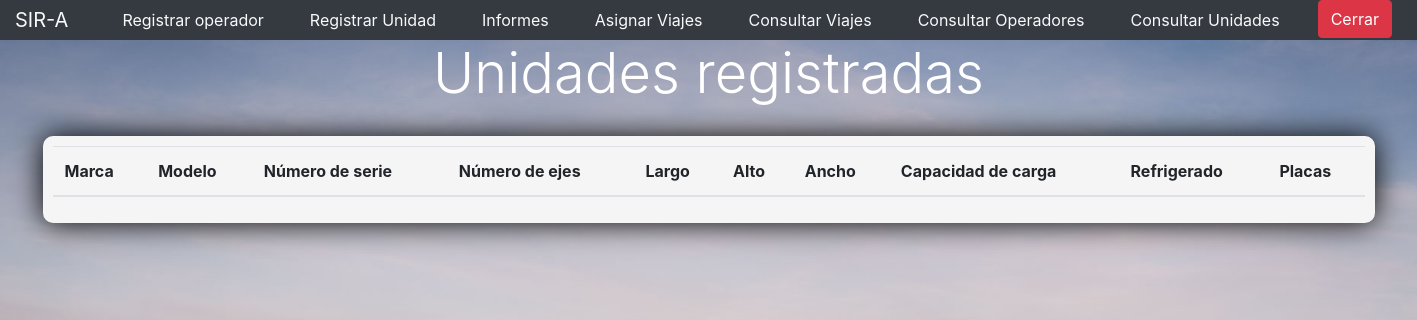
The app's page /administrador/consultaUnidades.php (signed in), older data.
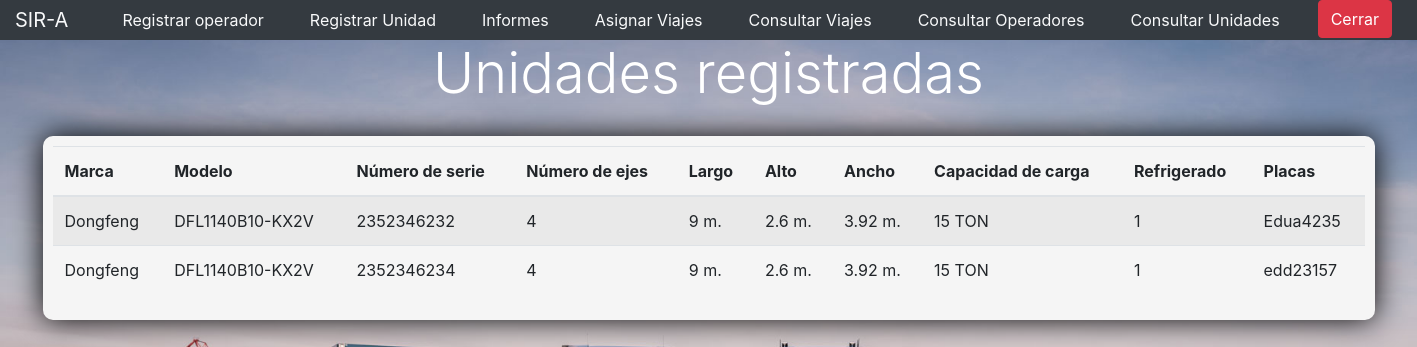
The same page, newer data.
### tables this page shows
CREATE TABLE IF NOT EXISTS `unidad` (
  `marca` varchar(60) NOT NULL,
  `modelo` varchar(60) NOT NULL,
  `numero_serie` varchar(60) NOT NULL,
  `ejes` int(1) NOT NULL,
  `largo` varchar(10) NOT NULL,
  `alto` varchar(10) NOT NULL,
  `ancho` varchar(10) NOT NULL,
  `Carga_maxima` varchar(10) NOT NULL,
  `Refrigerado` tinyint(1) NOT NULL,
  `foto` varchar(255) NOT NULL,
  `placas` varchar(10) NOT NULL,
  PRIMARY KEY (`numero_serie`)
);

### FuncionesBD.php (called while the page is built, shortened)
<?php
function connect()
{
    $Server = "localhost";
    $BD = "t_super_refrigeradores";
    $user = "root";
    $pwd = "";
    $conection = mysqli_connect($Server, $user, $pwd, $BD) or die("No se pudo conectar");
    return $conection;
}
function consultaUnidades(){
    $conex=connect();
    $selectUsu="select * from unidad";
    try {
        $rsViajes = mysqli_query($conex,$selectUsu);
        return $rsViajes;
    } catch (Exception $e) {
        die('Excepcion al consultar Unidades:'.$e->getMessage());
    }
}

### administrador/consultaUnidades.php (the view, shortened to what this page needs)
<!doctype html>
<html>
<head>
  <link rel="stylesheet" href="https://cdn.jsdelivr.net/npm/bootstrap@4.6.0/dist/css/bootstrap.min.css" />
  <link rel="stylesheet" href="../css/style.css">
  <div class="container col-auto bg-dark">
      <?php include_once "navBar.php" ?>
  </div>
</head>
<body>
    <h1 class="display-4 text-center" style="color:white">Unidades registradas</h1>
    <div class="formViajes">
    <table class="table table-hover table-striped">
  <thead>
    <tr>
      <th scope="col">Marca</th>
      <th scope="col">Modelo</th>
      <th scope="col">Número de serie</th>
      <th scope="col">Número de ejes</th>
      <th scope="col">Largo</th>
      <th scope="col">Alto</th>
      <th scope="col">Ancho</th>
      <th scope="col">Capacidad de carga</th>
      <th scope="col">Refrigerado</th>
      <th scope="col">Placas</th>
    </tr>
  </thead>
  <tbody>
    <?php
        require '../funcionesBD.php';
        $rsunidad= consultaUnidades();
        while ($arrUnidad=mysqli_fetch_array($rsunidad)) {
            echo "
            <tr>
            <td>".$arrUnidad['marca']."</td>
            <td>".$arrUnidad['modelo']."</td>
            <td>".$arrUnidad['numero_serie']."</td>
            <td>".$arrUnidad['ejes']."</td>
            <td>".$arrUnidad['largo']."</td>
            <td>".$arrUnidad['alto']."</td>
            <td>".$arrUnidad['ancho']."</td>
            <td>".$arrUnidad['Carga_maxima']."</td>
            <td>".$arrUnidad['Refrigerado']."</td>
            <td>".$arrUnidad['placas']."</td>
            </tr>";
        }
    ?>
  </tbody>
</table>
</div>
</body>
</html>

### administrador/navBar.php (shortened to what this page needs)
<nav class="navbar navbar-expand-lg m-0 p-0 navbar-light">
    <a class="navbar-brand col-0 text-light" href="#">SIR-A</a>
    <div class="collapse navbar-collapse col-auto" id="navbarNav">
        <ul class="navbar-nav">
            <li class="nav-item col-auto">
                <a class="nav-link text-light text-center" href="registroOP.php">Registrar operador</a>
            </li>
            <li class="nav-item col-auto text-center">
                <a class="nav-link text-light" href="registroUnidad.php">Registrar Unidad</a>
            </li>
            <li class="nav-item col-auto text-center">
                <a class="nav-link text-light" href="BitOperadorAd.php">Informes</a>
            </li>
            <li class="nav-item col-auto text-center">
                <a class="nav-link text-light" href="asignar_viaje.php">Asignar Viajes</a>
            </li>
            <li class="nav-item col-auto text-center">
                <a class="nav-link text-light" href="consultaViajes.php">Consultar Viajes</a>
            </li>
            <li class="nav-item col-auto text-center">
                <a class="nav-link text-light" href="consultaOperadores.php">Consultar Operadores</a>
            </li>
            <li class="nav-item col-auto text-center">
                <a class="nav-link text-light" href="consultaUnidades.php">Consultar Unidades</a>
            </li>
            <li class="nav-item col-auto text-right">
                <form class="d-flex" class="form-inline me-3 my-3 my-lg-0" action="../index.php" method='POST'>
                    <button class="btn btn-danger my-2 my-sm-0" type="submit" name=btncerrar>Cerrar</button>
                </form>
            </li>
        </ul>
    </div>
</nav>

### css/style.css (style rules this page uses)
body { background-image: url(../img/1860x1050-R2A8182.jpg); background-repeat: no-repeat; background-position: center center; background-attachment: fixed; background-size: cover; background-color: #1b1a1a; }
.formViajes { position: center center; margin: 2vw 3vw; top: 10vh; background: whitesmoke; padding: 10px; border-radius: 10px; box-shadow: 0px 0px 30px 0px #000; }

Row changes from the older to the newer data that the page shows:
added unidad: marca "Dongfeng", modelo "DFL1140B10-KX2V", numero_serie "2352346232", ejes "4", largo "9 m.", alto "2.6 m.", ancho "3.92 m.", Carga_maxima "15 TON", Refrigerado "1", placas "Edua4235"
added unidad: marca "Dongfeng", modelo "DFL1140B10-KX2V", numero_serie "2352346234", ejes "4", largo "9 m.", alto "2.6 m.", ancho "3.92 m.", Carga_maxima "15 TON", Refrigerado "1", placas "edd23157"
